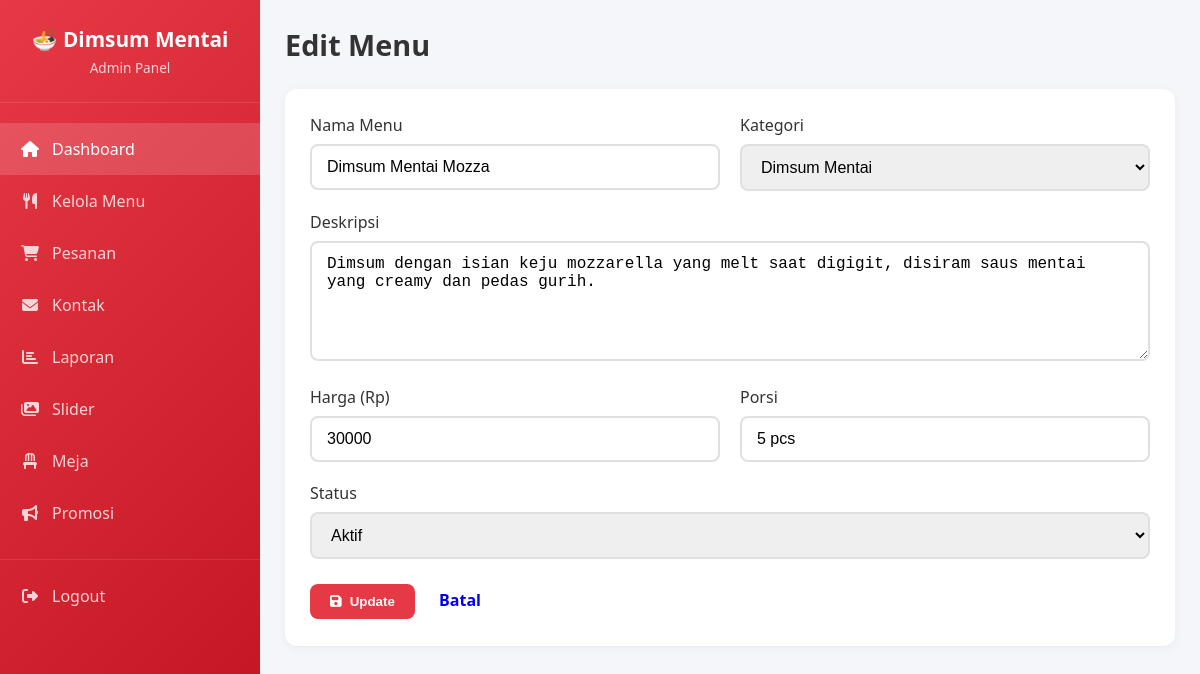
/admin/dashboard.php?page=menu_edit&id=2 (signed in), run on the app's committed database.
### tables this page shows
CREATE TABLE IF NOT EXISTS menu (
    id INT AUTO_INCREMENT PRIMARY KEY,
    nama VARCHAR(100) NOT NULL,
    kategori ENUM('mentai', 'original', 'paket', 'minuman') NOT NULL,
    deskripsi TEXT,
    harga INT NOT NULL,
    `portion` VARCHAR(50),
    gambar VARCHAR(255),
    status ENUM('aktif', 'nonaktif') DEFAULT 'aktif',
    created_at TIMESTAMP DEFAULT CURRENT_TIMESTAMP,
    updated_at TIMESTAMP DEFAULT CURRENT_TIMESTAMP ON UPDATE CURRENT_TIMESTAMP
);

### admin/pages/menu_edit.php (the view, shortened to what this page needs)
<div class="page-header">
    <h1>Edit Menu</h1>
</div>
<?php
$id = $_GET['id'];
$menu = $conn->query("SELECT * FROM menu WHERE id = $id")->fetch_assoc();
?>
<div class="card">
    <form method="POST">
        <div class="form-row">
            <div class="form-group">
                <label for="nama">Nama Menu</label>
                <input type="text" id="nama" name="nama" value="<?php echo $menu['nama']; ?>" required>
            </div>
            <div class="form-group">
                <label for="kategori">Kategori</label>
                <select id="kategori" name="kategori" required>
                    <option value="mentai" <?php echo $menu['kategori'] == 'mentai' ? 'selected' : ''; ?>>Dimsum Mentai</option>
                </select>
            </div>
        </div>
        <div class="form-group">
            <label for="deskripsi">Deskripsi</label>
            <textarea id="deskripsi" name="deskripsi" required><?php echo $menu['deskripsi']; ?></textarea>
        </div>
        <div class="form-row">
            <div class="form-group">
                <label for="harga">Harga (Rp)</label>
                <input type="number" id="harga" name="harga" min="0" value="<?php echo $menu['harga']; ?>" required>
            </div>
            <div class="form-group">
                <label for="portion">Porsi</label>
                <input type="text" id="portion" name="portion" value="<?php echo $menu['portion']; ?>">
            </div>
        </div>
        <div class="form-group">
            <label for="status">Status</label>
            <select id="status" name="status">
                <option value="aktif" <?php echo $menu['status'] == 'aktif' ? 'selected' : ''; ?>>Aktif</option>
            </select>
        </div>
        <button type="submit" name="submit" class="btn btn-primary">
            <i class="fas fa-save"></i> Update
        </button>
        <a href="?page=menu" class="btn btn-secondary">Batal</a>
    </form>
</div>

### admin/css/dashboard.css (style rules this page uses)
* { margin: 0; padding: 0; box-sizing: border-box; }
body { font-family: 'Segoe UI', Tahoma, Geneva, Verdana, sans-serif; background: #f5f6fa; }
.page-header { display: flex; justify-content: space-between; align-items: center; margin-bottom: 25px; }
.page-header h1 { font-size: 1.8rem; color: #333; }
.btn { padding: 10px 20px; border: none; border-radius: 8px; cursor: pointer; font-weight: 600; transition: all 0.3s; text-decoration: none; display: inline-flex; align-items: center; gap: 8px; }
.btn-primary { background: #e63946; color: #fff; }
.card { background: #fff; border-radius: 12px; padding: 25px; box-shadow: 0 2px 10px rgba(0,0,0,0.05); margin-bottom: 25px; }
.form-group { margin-bottom: 20px; }
.form-group label { display: block; margin-bottom: 8px; color: #333; font-weight: 500; }
.form-group input, .form-group select, .form-group textarea { width: 100%; padding: 12px 15px; border: 2px solid #e0e0e0; border-radius: 8px; font-size: 1rem; transition: border-color 0.3s; }
.form-group textarea { min-height: 120px; resize: vertical; }
.form-row { display: grid; grid-template-columns: repeat(auto-fit, minmax(200px, 1fr)); gap: 20px; }

### data on the page
menu: nama "Dimsum Mentai Mozza", kategori "Dimsum Mentai", deskripsi "Dimsum dengan isian keju mozzarella yang melt saat digigit, disiram saus mentai yang creamy dan pedas gurih.", harga "30000", portion "5 pcs", status "Aktif"
